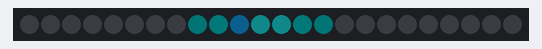
Bench run of a sketch on a simulated Arduino Uno, built with avr-gcc and run on an emulated ATmega328P. On the bench: 24 RGB LEDs in strip order, left to right. Dim RGB values are drawn brighter than linear.

Above: at 0.25 s.
At 0.74 s:
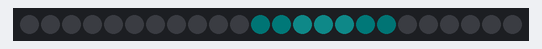
At 1.24 s:
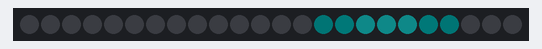
At 2.39 s:
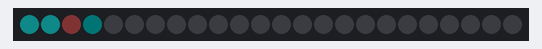
At 2.89 s:
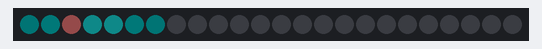
At 3.55 s:
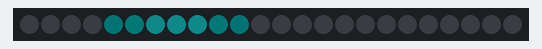

The sketch:

zombies.ino
```cpp
#include <Adafruit_NeoPixel.h>

#define PIN 6
#define PIXEL_COUNT 24

Adafruit_NeoPixel pixels = Adafruit_NeoPixel(24, PIN, NEO_GRB + NEO_KHZ800);

class Thing
{
  public:
    int r = 0;
    int g = 0;
    int b = 0;
};

class Light
{
    float _r = 1;
    float _g = 1;
    float _b = 1;
    public: int _pos = 10;

    public:
    float r(int pos)
    {
      return brightness(pos, _r);
    }

    float g(int pos)
    {
      return brightness(pos, _g);
    }

    float b(int pos)
    {
      return brightness(pos, _b);
    }

    private:
    float brightness(int pos, float color)
    {
      int distance = _pos - pos;
      if (distance == 0) return color;
      return color / (distance * distance);
    }

};

class Track
{
  public:
    Thing things[24];

  Track()
  {
    for (int i = 0; i < PIXEL_COUNT; i++)
    {
      things[i].r = 1;
      things[i].g = 10;
      things[i].b = 10;
    }

    things[10].b = 15;

    things[2].r = 20;
  }
};

Track track = Track();
Light light = Light();

void setup()
{
  // put your setup code here, to run once:
  pixels.begin();
}

void loop()
{
  light._pos++;
  if (light._pos > 23) light._pos = 0;
  for(int i = 0; i < PIXEL_COUNT; i++)
  {
    pixels.setPixelColor(i, pixels.Color(track.things[i].r * light.r(i), track.things[i].g * light.g(i), track.things[i].b * light.b(i)));
  }
  delay(160);


  pixels.show();
  // put your main code here, to run repeatedly:
}

void shineOn(int val)
{

}
```

Measured:
- by itself, everything shown: repeats every 4.0 s, in 24 steps
